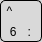
              <widget class="QWidget" name="key_t_6" native="true">
               <property name="minimumSize">
                <size>
                 <width>42</width>
                 <height>42</height>
                </size>
               </property>
               <property name="maximumSize">
                <size>
                 <width>42</width>
                 <height>42</height>
                </size>
               </property>
               <property name="styleSheet">
                <string notr="true">border: 1px solid black;
background-color: #D9D9D9; 
border-radius: 5px;
 color: black; 
</string>
               </property>
               <layout class="QGridLayout" name="gridLayout_27" rowstretch="0,0,0,0" columnstretch="0,0,0">
                <property name="leftMargin">
                 <number>0</number>
                </property>
                <property name="topMargin">
                 <number>0</number>
                </property>
                <property name="rightMargin">
                 <number>0</number>
                </property>
                <property name="bottomMargin">
                 <number>0</number>
                </property>
                <property name="spacing">
                 <number>0</number>
                </property>
                <item row="3" column="2">
                 <widget class="QLabel" name="label_71">
                  <property name="styleSheet">
                   <string notr="true">border: none;  background: transparent</string>
                  </property>
                  <property name="text">
                   <string>  :</string>
                  </property>
                 </widget>
                </item>
                <item row="3" column="0">
                 <widget class="QLabel" name="label_72">
                  <property name="styleSheet">
                   <string notr="true">border: none; background: transparent</string>
                  </property>
                  <property name="text">
                   <string>   6</string>
                  </property>
                 </widget>
                </item>
                <item row="2" column="0">
                 <widget class="QLabel" name="label_73">
                  <property name="styleSheet">
                   <string notr="true">border: none;  background: transparent</string>
                  </property>
                  <property name="text">
                   <string>  ^</string>
                  </property>
                 </widget>
                </item>
               </layout>
              </widget>
